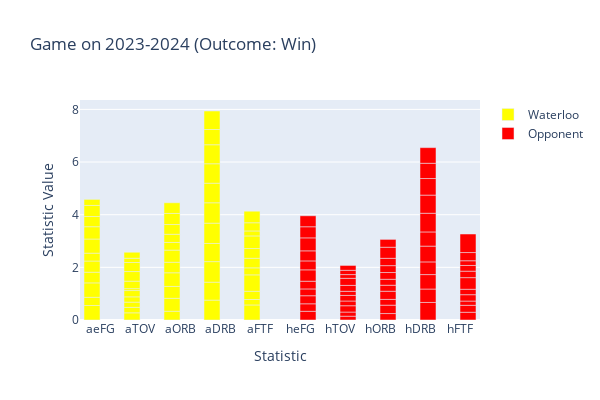

The code cell stored with this chart in its notebook:
### Code cell
import pandas as pd
import plotly.graph_objects as go

# Load the data
data = pd.read_csv('Historical Data 2015-2023.csv')

# Filter the data for the 2023-2024 season where Waterloo is away
data_filtered = data[(data['Year'] == '2023-2024') & 
                     (data['Away'] == 'Waterloo')]

# Add a column for Outcome based on HTWon
# Since Waterloo is the away team, HTWon=0 means Waterloo won
data_filtered['Outcome'] = data_filtered['HTWon'].apply(lambda x: 'Win' if x == 0 else 'Loss')

# Melt the data to long format for statistics
data_long = data_filtered.melt(id_vars=['Home', 'Away', 'Outcome', 'Year'], 
                               value_vars=['heFG', 'aeFG', 'hTOV', 'aTOV', 'hORB', 'aORB', 'hDRB', 'aDRB', 'hFTF', 'aFTF'],
                               var_name='Statistic', value_name='Value')

# Create a new column to differentiate between Home and Away statistics
data_long['Team'] = data_long['Statistic'].apply(lambda x: 'Waterloo' if x.startswith('a') else 'Opponent')

# Define color mapping
color_map = {'Waterloo': 'yellow', 'Opponent': 'red'}

# Create separate plots for each game
figures = []
for game_date, game_data in data_long.groupby('Year'):
    fig = go.Figure()

    # Plot Waterloo statistics
    fig.add_trace(go.Bar(
        x=game_data[game_data['Team'] == 'Waterloo']['Statistic'],
        y=game_data[game_data['Team'] == 'Waterloo']['Value'],
        name='Waterloo',
        marker_color='yellow'
    ))

    # Plot Opponent statistics
    fig.add_trace(go.Bar(
        x=game_data[game_data['Team'] == 'Opponent']['Statistic'],
        y=game_data[game_data['Team'] == 'Opponent']['Value'],
        name='Opponent',
        marker_color='red'
    ))

    # Update layout for each game plot
    fig.update_layout(
        title=f"Game on {game_date} (Outcome: {data_filtered[data_filtered['Year'] == game_date]['Outcome'].values[0]})",
        xaxis_title='Statistic',
        yaxis_title='Statistic Value',
        barmode='group',
        height=400,
        width=600
    )
    
    figures.append(fig)

# Show all figures
for fig in figures:
    fig.show()

### Figure 1 — Plotly figure (JSON) as saved in the notebook; plotly's stock layout.template omitted (floating-point values rounded to 4 significant figures)
{"data": [{"marker": {"color": "yellow"}, "name": "Waterloo", "type": "bar", "x": ["aeFG", "aeFG", "aeFG", "aeFG", "aeFG", "aeFG", "aeFG", "aeFG", "aeFG", "aeFG", "aeFG", "aTOV", "aTOV", "aTOV", "aTOV", "aTOV", "aTOV", "aTOV", "aTOV", "aTOV", "aTOV", "aTOV", "aORB", "aORB", "aORB", "aORB", "aORB", "aORB", "aORB", "aORB", "aORB", "aORB", "aORB", "aDRB", "aDRB", "aDRB", "aDRB", "aDRB", "aDRB", "aDRB", "aDRB", "aDRB", "aDRB", "aDRB", "aFTF", "aFTF", "aFTF", "aFTF", "aFTF", "aFTF", "aFTF", "aFTF", "aFTF", "aFTF", "aFTF"], "y": [0.551, 0.3117, 0.5469, 0.4057, 0.425, 0.2987, 0.537, 0.4674, 0.3868, 0.4221, 0.2281, 0.2728, 0.2075, 0.1982, 0.2011, 0.2385, 0.07267, 0.2847, 0.365, 0.3432, 0.1626, 0.2273, 0.3333, 0.4902, 0.4516, 0.5185, 0.4, 0.4615, 0.2903, 0.3103, 0.3704, 0.4211, 0.4054, 0.7556, 0.6809, 0.7805, 0.6905, 0.7714, 0.7742, 0.7436, 0.7381, 0.7222, 0.5789, 0.7027, 0.5714, 0.2078, 0.3125, 0.6226, 0.2667, 0.3636, 0.3704, 0.4783, 0.1887, 0.3117, 0.4386]}, {"marker": {"color": "red"}, "name": "Opponent", "type": "bar", "x": ["heFG", "heFG", "heFG", "heFG", "heFG", "heFG", "heFG", "heFG", "heFG", "heFG", "heFG", "hTOV", "hTOV", "hTOV", "hTOV", "hTOV", "hTOV", "hTOV", "hTOV", "hTOV", "hTOV", "hTOV", "hORB", "hORB", "hORB", "hORB", "hORB", "hORB", "hORB", "hORB", "hORB", "hORB", "hORB", "hDRB", "hDRB", "hDRB", "hDRB", "hDRB", "hDRB", "hDRB", "hDRB", "hDRB", "hDRB", "hDRB", "hFTF", "hFTF", "hFTF", "hFTF", "hFTF", "hFTF", "hFTF", "hFTF", "hFTF", "hFTF", "hFTF"], "y": [0.3309, 0.2847, 0.3065, 0.2581, 0.2931, 0.4322, 0.3385, 0.3833, 0.4925, 0.4221, 0.4167, 0.1448, 0.1573, 0.2403, 0.1794, 0.2118, 0.1558, 0.2257, 0.2675, 0.1424, 0.1626, 0.1845, 0.2444, 0.3191, 0.2195, 0.3095, 0.2286, 0.2258, 0.2564, 0.2619, 0.2778, 0.4211, 0.2973, 0.6667, 0.5098, 0.5484, 0.4815, 0.6, 0.5385, 0.7097, 0.6897, 0.6296, 0.5789, 0.5946, 0.2941, 0.2639, 0.1613, 0.2419, 0.2069, 0.4407, 0.2462, 0.2167, 0.1791, 0.3117, 0.7037]}], "layout": {"barmode": "group", "height": 400, "title": {"text": "Game on 2023-2024 (Outcome: Win)"}, "width": 600, "xaxis": {"title": {"text": "Statistic"}}, "yaxis": {"title": {"text": "Statistic Value"}}}}
